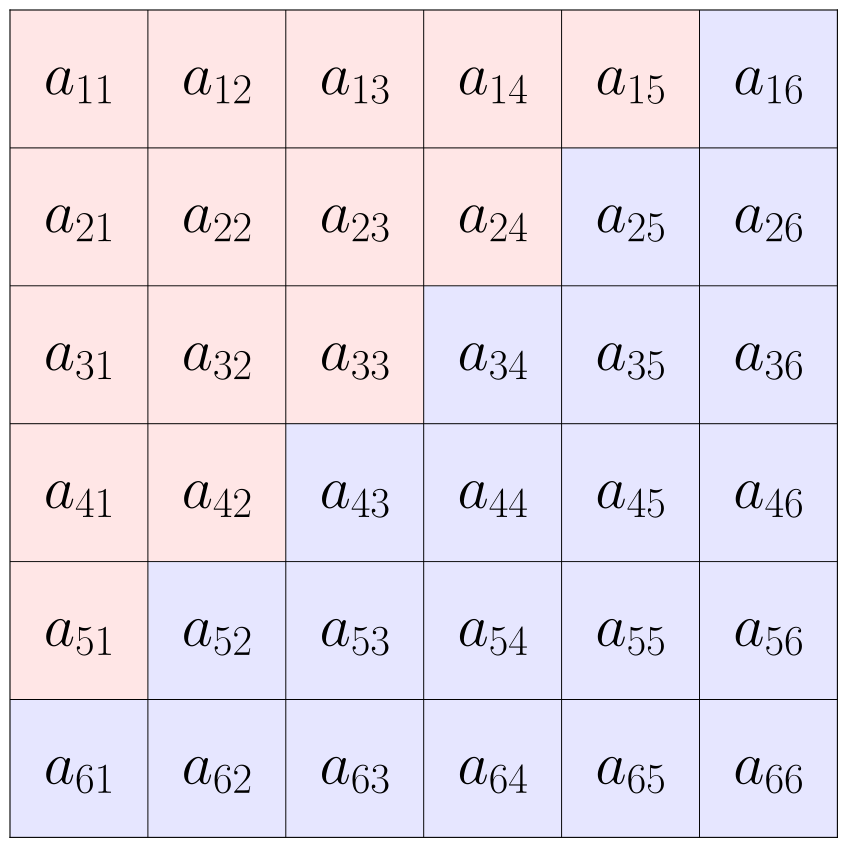

Source code (Python):
import numpy as np, matplotlib.pyplot as plt, matplotlib.patches as patches
from matplotlib import rcParams
from pathlib import Path

rcParams['font.size'] = 24
rcParams['text.usetex'] = True

fig = plt.figure(figsize=(9,9))
ax = fig.add_subplot()
ax.set_aspect('equal')

dk = patches.Polygon(
    xy=[[0, 6], [5, 6], [5, 5], [4, 5], [4, 4], [3, 4], [3, 3], [2, 3], [2, 2], [1, 2], [1, 1], [0, 1], [0, 6]],
    facecolor=(1, 0, 0, 0.1)
)

remainder = patches.Polygon(
    xy=[[0, 0], [0, 1], [1, 1], [1, 2], [2, 2], [2, 3], [3, 3], [3, 4], [4, 4], [4, 5], [5, 5], [5, 6], [6, 6], [6, 0], [0, 0]],
    facecolor=(0, 0, 1, 0.1)
)

ax.add_patch(dk)
ax.add_patch(remainder)

for t in range(1, 6):
    ax.axhline(y=t, color='black', linewidth=0.7)
    ax.axvline(x=t, color='black', linewidth=0.7)

for i in range(1, 7):
    for j in range(1, 7):
        ax.text(
            x=j-0.5,
            y=6.5-i,
            s=f'$a_{{ {i}{j} }}$',
            fontsize=44,
            ha='center',
            va='center')

ax.set_xlim(0, 6)
ax.set_ylim(0, 6)
ax.tick_params(
    axis='both',
    which='both',
    bottom=False,
    top=False,
    left=False,
    right=False,
    labelbottom=False,
    labeltop=False,
    labelleft=False,
    labelright=False)

plt.tight_layout()

plt.savefig(Path(__file__).with_suffix('.pdf'), format="pdf", bbox_inches="tight")
#plt.show()
